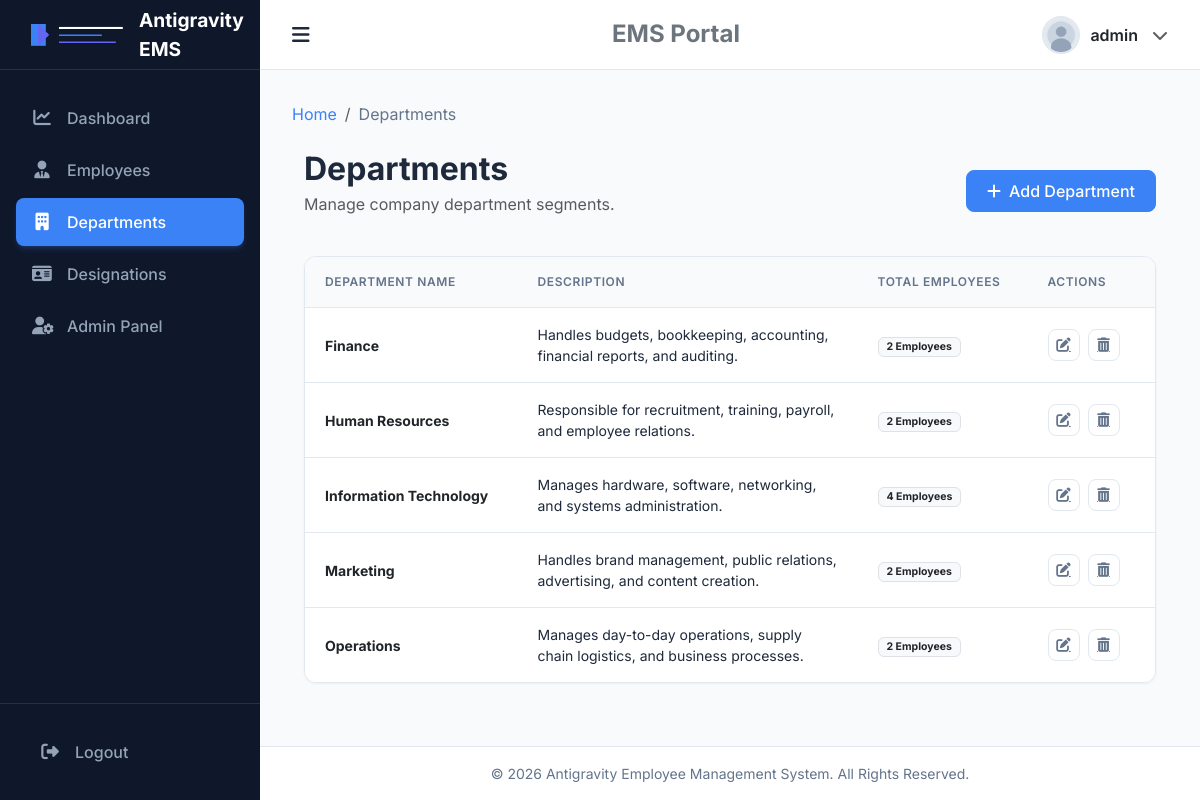
The app's page /departments/ (signed in) with its own data.
### departments/models.py (models this page shows, shortened)
class Department(models.Model):
    name = models.CharField(max_length=100, unique=True)
    description = models.TextField(blank=True, null=True)
    created_at = models.DateTimeField(auto_now_add=True)
    updated_at = models.DateTimeField(auto_now=True)

### departments/views.py (the view)
# urls.py: path('', views.department_list, name='list'),
@login_required
def department_list(request):
    departments = Department.objects.all().order_by('name')
    return render(request, 'departments/department_list.html', {'departments': departments})

### templates/departments/department_list.html (shortened to what this page needs)
{% extends 'base.html' %}
{% load static %}
{% block extra_css %}
<link href="{% static 'css/tables.css' %}" rel="stylesheet">
{% endblock %}
{% block breadcrumbs %}
<li class="breadcrumb-item active" aria-current="page">Departments</li>
{% endblock %}
{% block content %}
<div class="container-fluid fade-in">
    <div class="d-flex justify-content-between align-items-center mb-4">
        <div>
            <h2 class="fw-bold mb-1">Departments</h2>
            <p class="text-muted">Manage company department segments.</p>
        </div>
        <a href="{% url 'departments:add' %}" class="btn btn-primary-custom">
            <i class="fa-solid fa-plus me-2"></i>Add Department
        </a>
    </div>
    <div class="table-responsive-custom mb-3">
        <table class="table table-custom align-middle">
            <thead>
                <tr>
                    <th style="width: 25%;">Department Name</th>
                    <th style="width: 40%;">Description</th>
                    <th style="width: 20%;">Total Employees</th>
                    <th style="width: 15%;">Actions</th>
                </tr>
            </thead>
            <tbody>
                {% for dept in departments %}
                <tr>
                    <td class="fw-bold text-dark">{{ dept.name }}</td>
                    <td>{{ dept.description|default:"No description provided" }}</td>
                    <td>
                        <span class="badge bg-light text-dark border px-2 py-1">
                            {{ dept.employees.all.count }} Employees
                        </span>
                    </td>
                    <td>
                        <div class="action-btn-group">
                            <a href="{% url 'departments:edit' dept.pk %}" class="btn-action btn-edit" title="Edit Department">
                                <i class="fa-solid fa-pen-to-square"></i>
                            </a>
                            <a href="{% url 'departments:delete' dept.pk %}" class="btn-action btn-delete" title="Delete Department">
                                <i class="fa-solid fa-trash-can"></i>
                            </a>
                        </div>
                    </td>
                </tr>
                {% endfor %}
            </tbody>
        </table>
    </div>
</div>
{% endblock %}

### templates/base.html (shortened to what this page needs)
{% load static %}
<!DOCTYPE html>
<html lang="en">
<head>
    <link href="https://cdn.jsdelivr.net/npm/bootstrap@5.3.2/dist/css/bootstrap.min.css" rel="stylesheet">
    <link href="https://cdnjs.cloudflare.com/ajax/libs/font-awesome/6.4.2/css/all.min.css" rel="stylesheet">
    <link href="{% static 'css/style.css' %}" rel="stylesheet">
    {% block extra_css %}{% endblock %}
    <link href="{% static 'css/responsive.css' %}" rel="stylesheet">
</head>
<body>
    <div id="wrapper">
        {% if user.is_authenticated %}
        <aside id="sidebar">
            <div class="sidebar-header">
                <a href="{% url 'dashboard' %}" class="sidebar-logo">
                    <img src="{% static 'images/logo.png' %}" alt="Logo">
                    <span>Antigravity EMS</span>
                </a>
            </div>
            <ul class="sidebar-menu">
                <li class="sidebar-item {% if request.resolver_match.url_name == 'dashboard' %}active{% endif %}">
                    <a href="{% url 'dashboard' %}" class="sidebar-link">
                        <i class="fa-solid fa-chart-line"></i>
                        <span>Dashboard</span>
                    </a>
                </li>
                <li class="sidebar-item {% if 'employees' in request.path %}active{% endif %}">
                    <a href="{% url 'employees:list' %}" class="sidebar-link">
                        <i class="fa-solid fa-user-tie"></i>
                        <span>Employees</span>
                    </a>
                </li>
                <li class="sidebar-item {% if 'departments' in request.path %}active{% endif %}">
                    <a href="{% url 'departments:list' %}" class="sidebar-link">
                        <i class="fa-solid fa-building"></i>
                        <span>Departments</span>
                    </a>
                </li>
                <li class="sidebar-item {% if 'designations' in request.path %}active{% endif %}">
                    <a href="{% url 'designations:list' %}" class="sidebar-link">
                        <i class="fa-solid fa-id-card"></i>
                        <span>Designations</span>
                    </a>
                </li>
                {% if user.is_superuser %}
                <li class="sidebar-item">
                    <a href="/admin/" class="sidebar-link" target="_blank">
                        <i class="fa-solid fa-user-gear"></i>
                        <span>Admin Panel</span>
                    </a>
                </li>
                {% endif %}
            </ul>
            <div class="sidebar-footer">
                <a href="{% url 'logout' %}" class="sidebar-link text-danger-custom" onclick="return confirm('Are you sure you want to logout?');">
                    <i class="fa-solid fa-right-from-bracket"></i>
                    <span>Logout</span>
                </a>
            </div>
        </aside>
        {% endif %}
        <div id="content-wrapper">
            {% if user.is_authenticated %}
            <header class="top-navbar">
                <button id="sidebarToggle" class="navbar-toggle-btn">
                    <i class="fa-solid fa-bars"></i>
                </button>
                <h4 class="m-0 fw-bold text-secondary d-none d-sm-block">EMS Portal</h4>
                <div class="dropdown user-profile-dropdown">
                    <button class="dropdown-toggle" type="button" id="profileDropdown" data-bs-toggle="dropdown" aria-expanded="false">
                        <img src="{% static 'images/default-avatar.png' %}" alt="Avatar" class="user-avatar-small">
                        <span class="fw-semibold text-dark fs-6">{{ user.username }}</span>
                        <i class="fa-solid fa-chevron-down fs-7 text-muted ms-1"></i>
                    </button>
                </div>
            </header>
            {% endif %}
            <main class="main-content">
                {% if user.is_authenticated %}
                <nav aria-label="breadcrumb" class="mb-4">
                    <ol class="breadcrumb">
                        <li class="breadcrumb-item"><a href="{% url 'dashboard' %}">Home</a></li>
                        {% block breadcrumbs %}{% endblock %}
                    </ol>
                </nav>
                {% endif %}
                {% block content %}{% endblock %}
            </main>
            <footer class="footer">
                <div class="container-fluid">
                    <span class="mb-0">&copy; {% now "Y" %} Antigravity Employee Management System. All Rights Reserved.</span>
                </div>
            </footer>
        </div>
    </div>
</body>
</html>

### static/css/style.css (style rules this page uses)
:root { --primary-color: #3b82f6; --primary-dark: #1d4ed8; --secondary-color: #0f172a; --bg-light: #f8fafc; --card-bg: #ffffff; --text-main: #1e293b; --text-muted: #64748b; --border-color: #e2e8f0; --accent-color: #6366f1; --success-color: #10b981; --warning-color: #f59e0b; --danger-color: #ef4444; --sidebar-width: 260px; --navbar-height: 70px; --transition-speed: 0.3s; }
body { font-family: 'Inter', sans-serif; background-color: var(--bg-light); color: var(--text-main); overflow-x: hidden; }
.fade-in { animation: fadeIn var(--transition-speed) ease-out forwards; }
#wrapper { display: flex; width: 100vw; height: 100vh; overflow: hidden; }
#sidebar { width: var(--sidebar-width); min-width: var(--sidebar-width); background-color: var(--secondary-color); color: #ffffff; height: 100%; transition: all var(--transition-speed) ease; display: flex; flex-direction: column; z-index: 1000; }
#sidebar .sidebar-header { height: var(--navbar-height); display: flex; align-items: center; padding: 0 1.5rem; border-bottom: 1px solid rgba(255, 255, 255, 0.1); }
#sidebar .sidebar-logo { display: flex; align-items: center; gap: 10px; text-decoration: none; color: #ffffff; font-weight: 700; font-size: 1.2rem; }
#sidebar .sidebar-logo img { height: 35px; width: auto; }
#sidebar .sidebar-menu { list-style: none; padding: 1.5rem 0; margin: 0; flex-grow: 1; overflow-y: auto; }
#sidebar .sidebar-item { margin-bottom: 0.25rem; padding: 0 1rem; }
#sidebar .sidebar-link { display: flex; align-items: center; gap: 15px; padding: 0.75rem 1rem; color: #94a3b8; text-decoration: none; border-radius: 8px; font-weight: 500; transition: all 0.2s ease; }
#sidebar .sidebar-link i { font-size: 1.1rem; width: 20px; text-align: center; }
#sidebar .sidebar-item.active .sidebar-link { color: #ffffff; background-color: var(--primary-color); box-shadow: 0 4px 6px -1px rgba(59, 130, 246, 0.2), 0 2px 4px -2px rgba(59, 130, 246, 0.2); }
#sidebar .sidebar-footer { padding: 1.5rem; border-top: 1px solid rgba(255, 255, 255, 0.1); }
#content-wrapper { flex-grow: 1; display: flex; flex-direction: column; height: 100%; overflow: hidden; }
.top-navbar { height: var(--navbar-height); background-color: #ffffff; border-bottom: 1px solid var(--border-color); display: flex; align-items: center; justify-content: space-between; padding: 0 1.5rem; z-index: 999; }
.navbar-toggle-btn { background: none; border: none; color: var(--text-main); font-size: 1.25rem; cursor: pointer; padding: 0.5rem; border-radius: 6px; transition: background-color 0.2s; }
.user-profile-dropdown .dropdown-toggle { display: flex; align-items: center; gap: 10px; background: none; border: none; padding: 0.25rem 0.5rem; cursor: pointer; }
.user-profile-dropdown .dropdown-toggle::after { display: none; }
.user-avatar-small { width: 38px; height: 38px; border-radius: 50%; object-fit: cover; border: 2px solid var(--border-color); }
.main-content { flex-grow: 1; padding: 2rem; overflow-y: auto; background-color: var(--bg-light); }
.breadcrumb-item a { color: var(--primary-color); text-decoration: none; }
.breadcrumb-item.active { color: var(--text-muted); }
.footer { background-color: #ffffff; border-top: 1px solid var(--border-color); padding: 1rem 2rem; text-align: center; color: var(--text-muted); font-size: 0.875rem; }
.btn-primary-custom { background-color: var(--primary-color); border-color: var(--primary-color); color: #ffffff; font-weight: 500; padding: 0.5rem 1.25rem; border-radius: 8px; transition: all 0.2s ease; }

### records on screen
Department: name "Finance", description "Handles budgets, bookkeeping, accounting, financial reports, and auditing.", employees.all.count "2"
Department: name "Human Resources", description "Responsible for recruitment, training, payroll, and employee relations.", employees.all.count "2"
Department: name "Information Technology", description "Manages hardware, software, networking, and systems administration.", employees.all.count "4"
Department: name "Marketing", description "Handles brand management, public relations, advertising, and content creation.", employees.all.count "2"
Department: name "Operations", description "Manages day-to-day operations, supply chain logistics, and business processes.", employees.all.count "2"

### other values on screen
{{ user.username }} "admin"
